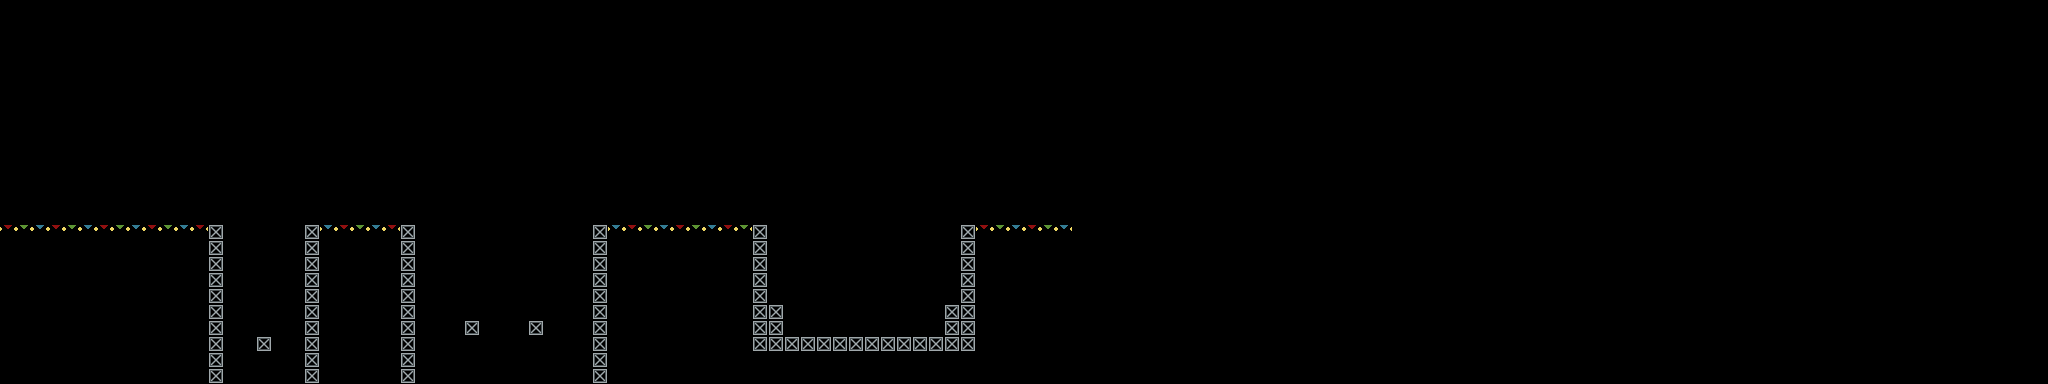

This is a level from a 2D game, rendered from its Tiled map with the project's own tilesets. A one-line summary and the map file follow, with tile-layer data summarised:
An orthogonal 128x24 tile map with 16x16 px tiles, 1 tile layer (floor) and 26 objects.

<map version="1.10" tiledversion="1.10.2" orientation="orthogonal" renderorder="right-down" width="128" height="24" tilewidth="16" tileheight="16" infinite="0" nextlayerid="3" nextobjectid="44">
 <tileset firstgid="1" name="tiles" tilewidth="16" tileheight="16" tilecount="20" columns="10">
  <image source="tiles.png" width="160" height="32" />
 </tileset>
 <layer id="1" name="floor" width="128" height="24">
  <data>[3072 cells, 433 non-empty, 5 distinct tile ids]</data>
 </layer>
 <objectgroup id="2" name="obstacles">
  <object id="1" gid="11" x="16" y="224" width="16" height="16" />
  <object id="2" gid="13" x="256" y="336" width="16" height="16" />
  <object id="3" gid="7" x="256" y="320" width="16" height="16" />
  <object id="4" gid="6" x="256" y="176" width="16" height="16" />
  <object id="5" gid="13" x="464" y="320" width="16" height="16" />
  <object id="6" gid="13" x="528" y="320" width="16" height="16" />
  <object id="7" gid="7" x="464" y="304" width="16" height="16" />
  <object id="8" gid="7" x="528" y="304" width="16" height="16" />
  <object id="11" gid="6" x="624" y="224" width="16" height="16" />
  <object id="12" gid="6" x="672" y="224" width="16" height="16" />
  <object id="13" gid="6" x="720" y="224" width="16" height="16" />
  <object id="15" gid="8" x="160" y="224" width="16" height="16" />
  <object id="16" gid="5" x="112" y="224" width="16" height="16" />
  <object id="17" gid="14" x="256" y="240" width="16" height="16" />
  <object id="18" gid="14" x="464" y="240" width="16" height="16" />
  <object id="19" gid="14" x="528" y="240" width="16" height="16" />
  <object id="20" gid="14" x="816" y="240" width="16" height="16" />
  <object id="21" gid="14" x="896" y="240" width="16" height="16" />
  <object id="23" gid="13" x="944" y="304" width="16" height="16" />
  <object id="25" gid="13" x="768" y="304" width="16" height="16" />
  <object id="38" gid="8" x="864" y="336" width="16" height="16" />
  <object id="39" gid="7" x="832" y="336" width="16" height="16" />
  <object id="40" gid="7" x="880" y="336" width="16" height="16" />
  <object id="41" gid="16" x="848" y="336" width="16" height="16" />
  <object id="42" gid="12" x="784" y="336" width="16" height="16">
   <properties>
    <property name="targetX" value="58" />
   </properties>
  </object>
  <object id="43" gid="12" x="928" y="336" width="16" height="16">
   <properties>
    <property name="targetX" value="49" />
   </properties>
  </object>
 </objectgroup>
</map>
